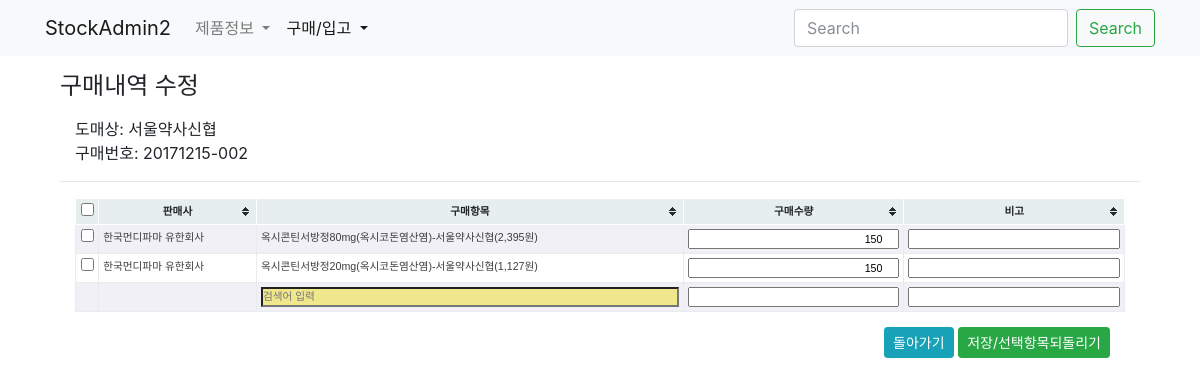
Page /buy/update/20171215-002/ on the earlier database version.
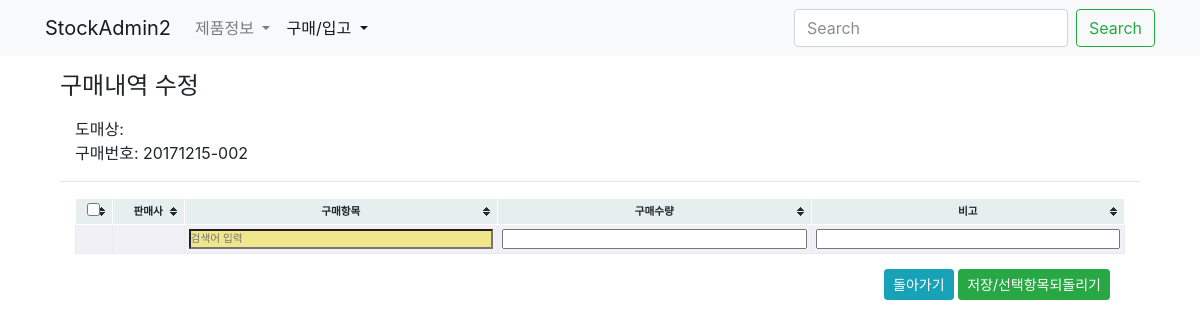
Same page on the later database version.
### buy/models.py (models this page shows, shortened)
class Buy(models.Model):
    slug = models.SlugField('구매번호', unique=True, blank=True, editable=False)
    commiter = models.ForeignKey(settings.AUTH_USER_MODEL, blank=True, null=True, on_delete=models.SET_NULL)
    date = models.DateField('구매일자', blank=True, default=timezone.now)
    iscart = models.BooleanField('카트인지', blank=True, default=False)
    updated = models.DateTimeField(auto_now=True)
    created = models.DateTimeField(auto_now_add=True)
    class Meta:
        verbose_name = '구매요청서'
        verbose_name_plural = '구매요청서'
        ordering = '-created',
    def get_absolute_url(self):
        return reverse('buy:buy-detail', args=(self.slug,))

class BuyItem(models.Model):
    buy = models.ForeignKey(Buy, null=True, blank=True, on_delete=models.CASCADE)
    buyinfo = models.ForeignKey('product.BuyInfo', on_delete=models.CASCADE)
    amount = models.IntegerField('구매수량')
    comment = models.CharField('비고', max_length=50, blank=True)
    isend = models.BooleanField('구매종결', default=False)
    updated = models.DateTimeField(auto_now=True)
    created = models.DateTimeField(auto_now_add=True)
    class Meta:
        verbose_name = '구매품목'
        verbose_name_plural = '구매품목'
        unique_together = 'buy', 'buyinfo',
    def __init__(self, *args, **kwargs):
        super(BuyItem, self).__init__(*args, **kwargs)

### product/models.py (models this page shows, shortened)
class BuyInfo(BuyInfoMixin, models.Model):
    slug = models.SlugField('구매코드', unique=True, blank=True)
    product = models.ForeignKey(Product, on_delete=models.CASCADE)
    market = models.ForeignKey(Market, on_delete=models.CASCADE)
    date = models.DateField('시작일자', blank=True, default=timezone.now)
    price = models.DecimalField('구매가격', max_digits=50, decimal_places=2)
    active = models.BooleanField('사용중', default=True)
    updated = models.DateTimeField(auto_now=True)
    created = models.DateTimeField(auto_now_add=True)
    objects = BuyInfoManager()
    class Meta:
        verbose_name = '구매정보'
        verbose_name_plural = '구매정보'
        ordering = '-created',
    def __str__(self):
        title = "{}-{}({:,.0f}원)".format(self.product.name, self.market.name, self.price)
        return title

class Market(models.Model):
    name = models.CharField('도매상명', max_length=50, unique=True)
    tel = models.CharField('전화', max_length=50, blank=True, null=True)
    fax = models.CharField('팩스', max_length=50, blank=True, null=True)
    email = models.EmailField('메일', blank=True, null=True)
    updated = models.DateTimeField(auto_now=True)
    created = models.DateTimeField(auto_now_add=True)
    objects = MarketManager()
    class Meta:
        verbose_name = '도매상'
        verbose_name_plural = '도매상'
    def __str__(self):
        return self.name

class Product(models.Model):
    name = models.CharField('제품명', max_length=50, unique=True)
    code = models.CharField('제품코드', max_length=50, unique=True)
    company = models.CharField('판매사', max_length=50, blank=True)
    std_unit = models.CharField('제품규격', max_length=10, choices=zip(STD_UNITs, STD_UNITs))
    pkg_amount = models.IntegerField('포장수량', default=1)
    etc_class = models.CharField('기타구분', max_length=10, choices=zip(ETC_CLASS, ETC_CLASS), default='일반')
    updated = models.DateTimeField(auto_now=True)
    created = models.DateTimeField(auto_now_add=True)
    objects = ProductManager()
    class Meta:
        verbose_name = '제품'
        verbose_name_plural = '제품'
        ordering = '-created',

### buy/views.py (the view, shortened to what this page needs)
# urls.py: path('update/<slug:slug>/', BuyUpdateView.as_view(), name='buy-update'),
class BuyUpdateView(UpdateView):
    model = Buy
    fields = 'date', 'commiter',
    success_url = '.'
    def get_context_data(self, **kwargs):
        context = super(BuyUpdateView, self).get_context_data(**kwargs)
        formset = BuyItemInlineFormSet(self.request.POST or None, instance=self.get_object())
        context['formset'] = formset
        return context

### buy/templates/buy/buy_form.html (shortened to what this page needs)
{% extends "buy/buy_base.html" %}
{% load humanize %}
{% block buy_header %}
<h4>구매내역 수정</h4>
{% endblock buy_header %}
{% block buy_content %}
<div class="col-12 my-3">
    도매상: {{ form.instance.buyitem_set.first.buyinfo.market }}</br>
    구매번호: {{ form.instance.slug }}
</div>
<hr>
<div class="col-12">
<form method="post" action=".">
    <table class="table-bordered tablesorter tablesorter-sortable-zebra">
        <thead class="thead-default text-center">
            <tr>
                <th><input type="checkbox" class="check-master"></th>
                <th>판매사</th>
                <th>구매항목</th>
                <th>구매수량</th>
                <th>비고</th>
            </tr>
        </thead>
        <tbody>
            {% for buyitem_form in formset %}
            <tr>
                {% if forloop.last %}
                <td></td>
                {% else %}
                <td class="text-center">{{ buyitem_form.selected }}</td>
                {% endif %}
                <td>{{ buyitem_form.instance.buyinfo.product.company }} </td>
                {% if not forloop.last %}
                <td>
                    {{ buyitem_form.instance.buyinfo }}{{ buyitem_form.buyinfo }}
                </td>
                {% else %}
                <td>{{ buyitem_form.buyinfo }}{{ buyitem_form.buyinfo_name }}</td>
                {% endif %}
                <td>{{ buyitem_form.amount }}</td>
                <td>{{ buyitem_form.comment }}</td>
            </tr>
            {% endfor %}
        </tbody>
    </table>
    <div class="col-12 text-right">
        <a class="btn btn-info btn-sm" href="{{ object.get_absolute_url }}">돌아가기</a>
        <button class="btn btn-success btn-sm">저장/선택항목되돌리기</button>
    </div>
</form>
</div>
{% endblock buy_content %}

Differences in the rows shown:
removed BuyItem: instance.buyinfo.product.company "한국먼디파마 유한회사", instance.buyinfo "옥시콘틴서방정80mg(옥시코돈염산염)-서울약사신협(2,395원)"
removed BuyItem: instance.buyinfo.product.company "한국먼디파마 유한회사", instance.buyinfo "옥시콘틴서방정20mg(옥시코돈염산염)-서울약사신협(1,127원)"
shown differently, row unchanged: Buy: instance.buyitem_set.first.buyinfo.market "서울약사신협" → (not shown)
Other differences:
list line gone: "☐ 150 "
